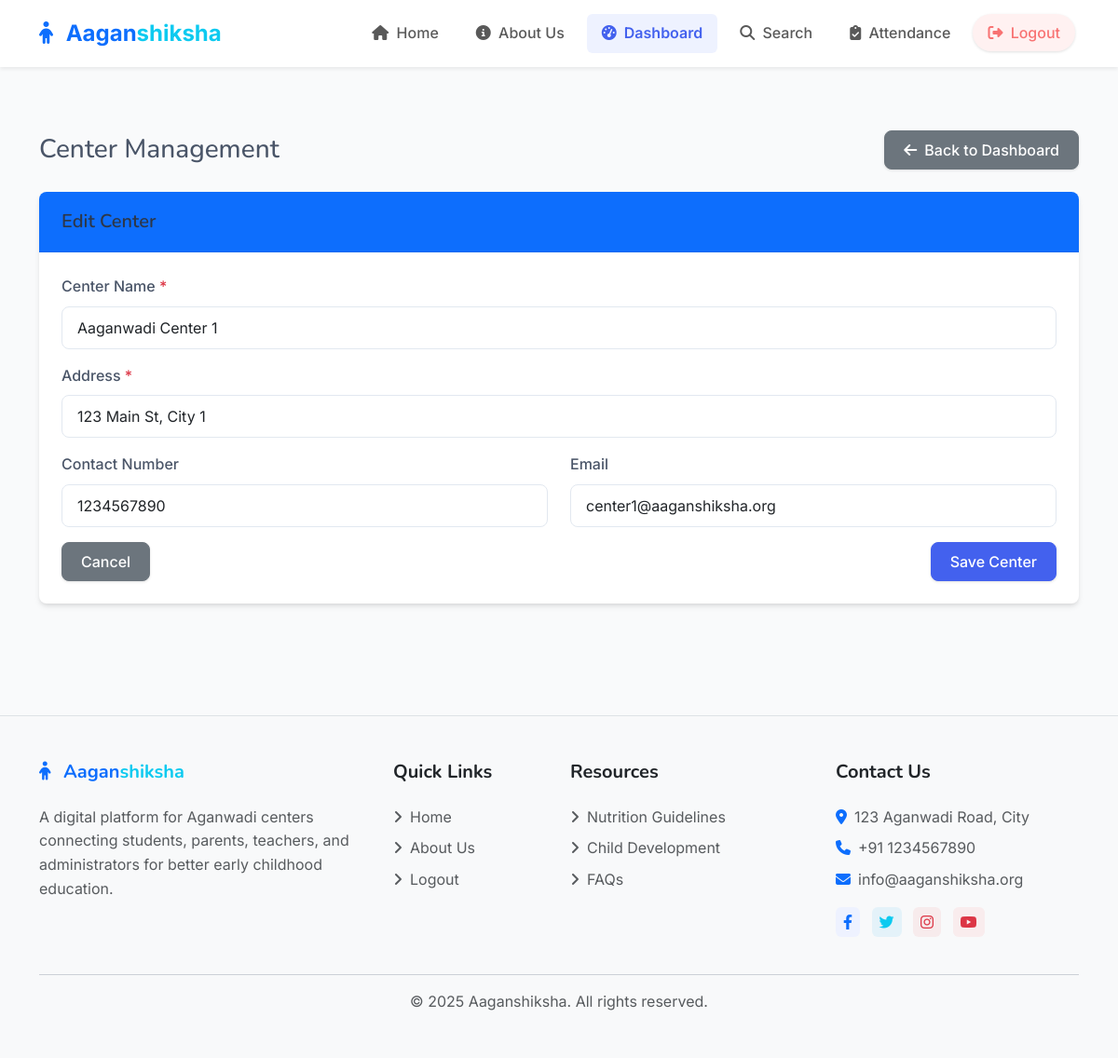
Before: /admin/centers/edit/1 (signed in) with the older database file.
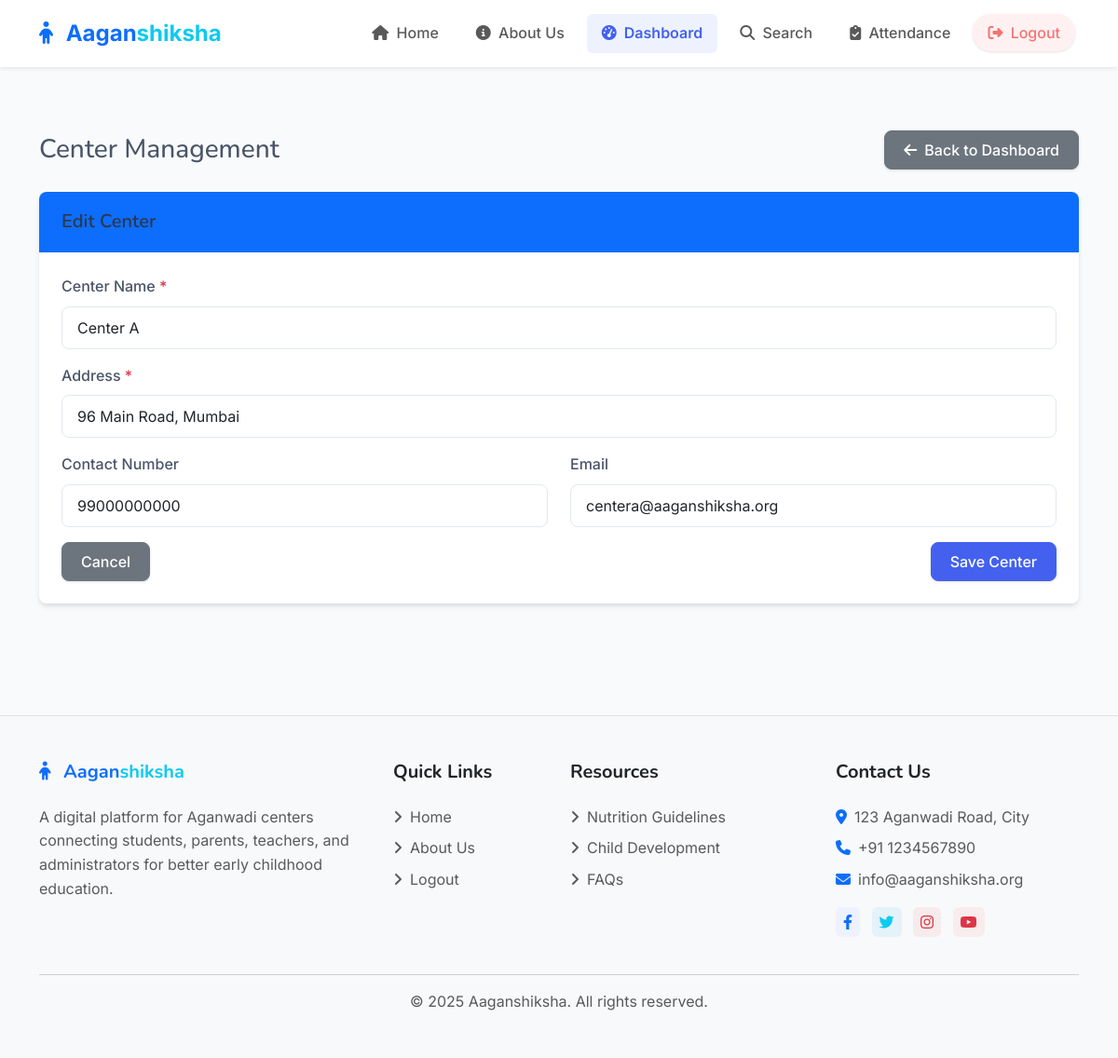
After: the same page with the newer database file.
### models.py (models this page shows)
class Center(db.Model):
    id = db.Column(db.Integer, primary_key=True)
    name = db.Column(db.String(100), nullable=False)
    address = db.Column(db.String(200), nullable=False)
    contact_number = db.Column(db.String(15))
    email = db.Column(db.String(120))
    created_at = db.Column(db.DateTime, default=datetime.utcnow)
    students = db.relationship('Student', backref='center', lazy=True)
    inventory_items = db.relationship('Inventory', backref='center', lazy=True)

### routes/admin.py (the view)
@admin_bp.route('/centers/edit/<int:id>', methods=['GET', 'POST'])
@login_required
@admin_required
def edit_center(id):
    center = Center.query.get_or_404(id)
    form = CenterForm()
    if form.validate_on_submit():
        center.name = form.name.data
        center.address = form.address.data
        center.contact_number = form.contact_number.data
        center.email = form.email.data
        db.session.commit()
        flash('Center updated successfully!', 'success')
        return redirect(url_for('admin.centers'))
    elif request.method == 'GET':
        form.name.data = center.name
        form.address.data = center.address
        form.contact_number.data = center.contact_number
        form.email.data = center.email
    return render_template('admin/centers.html', form=form, center=center, is_edit=True)

### forms.py
class CenterForm(FlaskForm):
    name = StringField('Center Name', validators=[DataRequired(), Length(min=3, max=100)])
    address = StringField('Address', validators=[DataRequired(), Length(min=5, max=200)])
    contact_number = StringField('Contact Number', validators=[Length(max=15)])
    email = StringField('Email', validators=[Optional(), Email(), Length(max=120)])
    submit = SubmitField('Save Center')

### app.py (called while the page is built)
@app.context_processor
def inject_csrf_token():
    return dict(csrf_token=generate_csrf)

@login_manager.user_loader
def load_user(user_id):
    return User.query.get(int(user_id))

### routes/admin.py (called while the page is built)
def admin_required(f):
    @wraps(f)
    def decorated_function(*args, **kwargs):
        if not current_user.is_authenticated or current_user.role != 'admin':
            flash('You need to be an admin to access this page.', 'danger')
            return redirect(url_for('auth.login'))
        return f(*args, **kwargs)
    return decorated_function

### templates/admin/centers.html (shortened to what this page needs)
{% extends 'base.html' %}
{% block content %}
<div class="container py-4">
    <div class="d-flex justify-content-between align-items-center mb-4">
        <h1 class="h3 mb-0">Center Management</h1>
        <a href="{{ url_for('admin.dashboard') }}" class="btn btn-secondary">
            <i class="fas fa-arrow-left me-2"></i>Back to Dashboard
        </a>
    </div>
    <div class="card mb-4">
        <div class="card-header bg-primary text-white">
            <h5 class="mb-0">
                {% if is_add %}
                    Add New Center
                {% elif is_edit %}
                    Edit Center
                {% else %}
                    Centers
                {% endif %}
            </h5>
        </div>
        <div class="card-body">
            {% if is_add or is_edit %}
                <form method="POST">
                    <div class="mb-3">
                        <label class="form-label">Center Name</label>
                        {{ form.name(class="form-control") }}
                    </div>
                    <div class="mb-3">
                        <label class="form-label">Address</label>
                        {{ form.address(class="form-control") }}
                    </div>
                    <div class="row mb-3">
                        <div class="col-md-6">
                            <label class="form-label">Contact Number</label>
                            {{ form.contact_number(class="form-control") }}
                        </div>
                        <div class="col-md-6">
                            <label class="form-label">Email</label>
                            {{ form.email(class="form-control") }}
                        </div>
                    </div>
                    <div class="d-flex justify-content-between">
                        <a href="{{ url_for('admin.centers') }}" class="btn btn-secondary">Cancel</a>
                        {{ form.submit(class="btn btn-primary") }}
                    </div>
                </form>
            {% endif %}
        </div>
    </div>
</div>
{% endblock %}

Changed rows visible on the page:
changed Center: name "Aaganwadi Center 1" → "Center A"; address "123 Main St, City 1" → "96 Main Road, Mumbai"; contact_number "1234567890" → "99000000000"; email "center1@aaganshiksha.org" → "centera@aaganshiksha.org"
